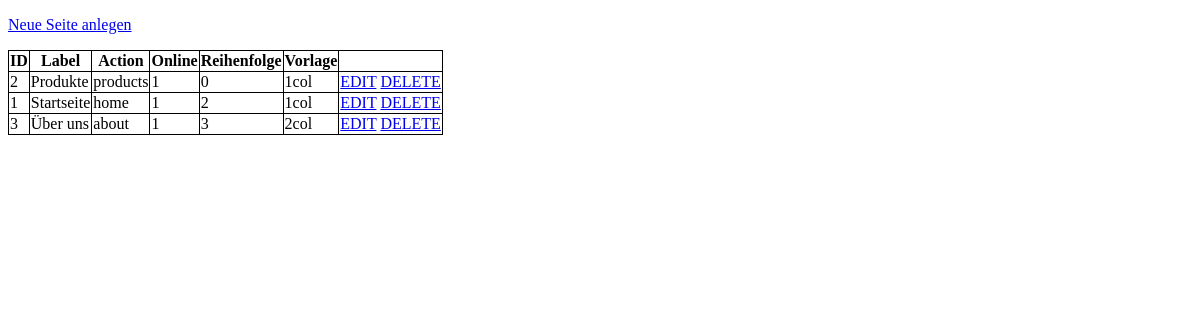
The page /beispiel2/admin.php on the database as committed earlier.
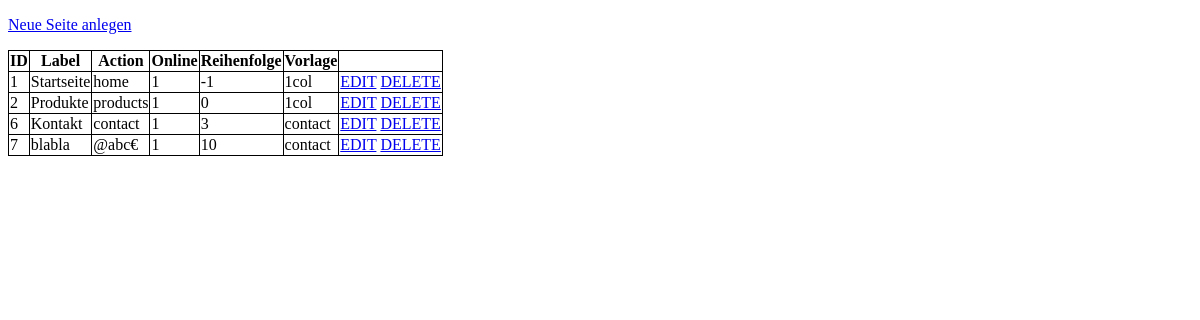
The same page on the database as committed later.
### tables this page shows
CREATE TABLE `pages` (
  `id` int(10) UNSIGNED NOT NULL,
  `label` varchar(20) NOT NULL,
  `action` varchar(20) NOT NULL,
  `headline` varchar(100) NOT NULL,
  `content` text NOT NULL,
  `online` tinyint(1) NOT NULL DEFAULT '0',
  `navorder` tinyint(3) NOT NULL,
  `template` varchar(50) NOT NULL
);

### beispiel2/admin.php (called while the page is built, shortened)
<?php
$action = filter_input(INPUT_GET, 'a');
$mapper = new PageMapper();
switch($action) {
    default:
        $pages = $mapper->findAll(false);
        $tpl = 'page_list';
}
include 'tpl/'.$tpl.'.php';

### beispiel2/classes/DbHelper.php (called while the page is built)
<?php
class DbHelper {
    static private $instance;
    private $dbh;
    private function __construct()
    {
        $options = [
            PDO::ATTR_DEFAULT_FETCH_MODE => PDO::FETCH_ASSOC,
            PDO::ATTR_PERSISTENT => true,
            PDO::ATTR_ERRMODE => PDO::ERRMODE_EXCEPTION,
            PDO::MYSQL_ATTR_USE_BUFFERED_QUERY => true
        ];
        try {
            $this->dbh = new PDO('mysql:host='.DB_HOST.';dbname='.DB_NAME.';port='.DB_PORT, DB_USER, DB_PASSWORD, $options);
        }
        catch(Exception $e) {
            die();
        }
    }
    static public function getInstance() {
        if(null === self::$instance) {
            self::$instance = new self;
        }
        return self::$instance;
    }
    function getConnection() {
        return $this->dbh;
    }
}

### beispiel2/classes/PageMapper.php (called while the page is built, shortened)
<?php
class PageMapper {
    private $dbh;
    function __construct()
    {
        $this->dbh = DbHelper::getInstance()->getConnection();
    }
    function findAll($online_only = true): array {
        $sql = 'SELECT * FROM '.self::TABLE;
        $sql .= ' ORDER BY navorder';
        $stmt = $this->dbh->query($sql);
        $stmt->setFetchMode(PDO::FETCH_CLASS, 'Page');
        return $stmt->fetchAll();
    }
}

### beispiel2/classes/Page.php (called while the page is built, shortened)
<?php
class Page {
    protected $id;
    protected $label;
    protected $action;
    protected $online;
    protected $navorder;
    protected $template;
    public function getId()
    {
        return $this->id;
    }
    public function getLabel()
    {
        return $this->label;
    }
    public function getOnline()
    {
        return $this->online;
    }
    public function getAction()
    {
        return $this->action;
    }
    public function getNavorder()
    {
        return $this->navorder;
    }
    public function getTemplate()
    {
        return $this->template;
    }
}

### beispiel2/tpl/page_list.php (the view, shortened to what this page needs)
<!DOCTYPE html>
<html lang="en">
<head>
</head>
<body>
    <p><a href="admin.php?a=new">Neue Seite anlegen</a></p>
    <table>
        <thead>
            <tr>
                <th>ID</th>
                <th>Label</th>
                <th>Action</th>
                <th>Online</th>
                <th>Reihenfolge</th>
                <th>Vorlage</th>
                <th>&nbsp;</th>
            </tr>
        </thead>
        <tbody>
            <?php foreach($pages as $page) { ?>
            <tr>
                <td><?= $page->getId() ?></td>
                <td><?= $page->getLabel() ?></td>
                <td><?= $page->getAction() ?></td>
                <td><?= $page->getOnline() ?></td>
                <td><?= $page->getNavorder() ?></td>
                <td><?= $page->getTemplate() ?></td>
                <td>
                    <a href="admin.php?a=edit&id=<?= $page->getId() ?>">EDIT</a>
                    <a href="admin.php?a=delete&id=<?= $page->getId() ?>">DELETE</a>
                </td>
            </tr>
            <?php } ?>
        </tbody>
    </table>
</body>
</html>

### beispiel2/tpl/page_list.php (style rules this page uses)
table, tr, th, td { border: 1px solid #000; border-collapse: collapse; }

Rows that differ between the two databases and show on the page:
removed pages: id "3", label "Über uns", action "about", online "1", navorder "3", template "2col"
changed pages "Startseite": navorder "2" → "-1"; moves up the list
added pages: id "6", label "Kontakt", action "contact", online "1", navorder "3", template "contact"
added pages: id "7", label "blabla", action "@abc€", online "1", navorder "10", template "contact"
